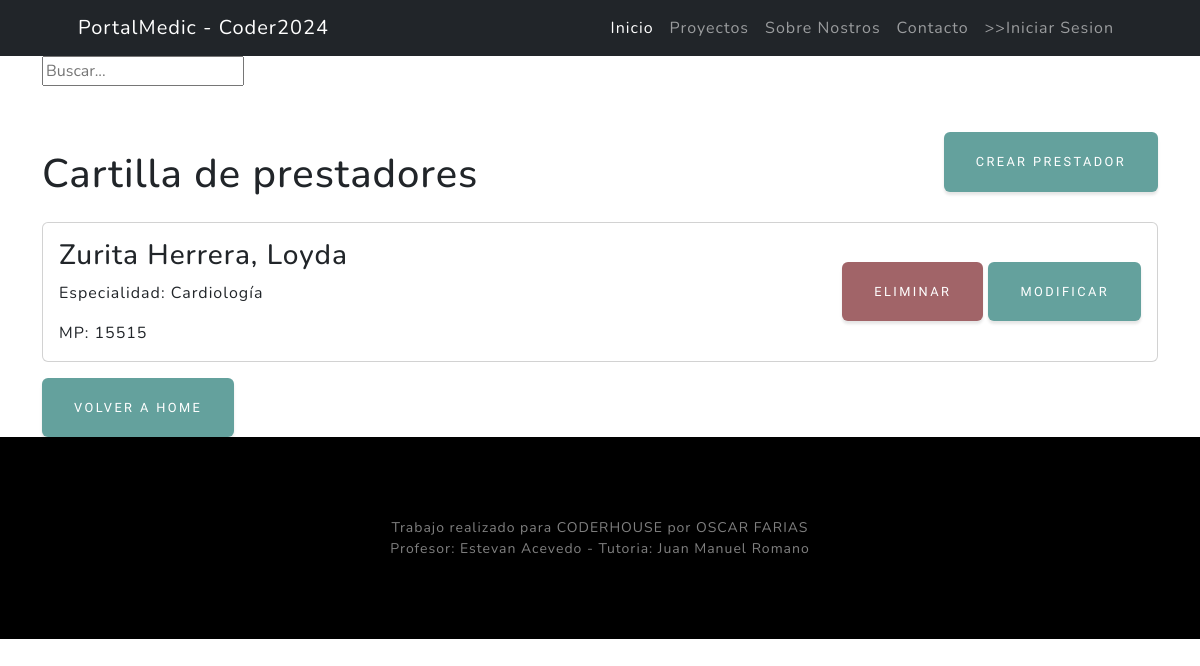
/medicos/medicos/list, run on the app's committed database.
### medicos/models.py (models this page shows, shortened)
class Medicos(models.Model):
    nombre = models.CharField(max_length=100, null=False, blank=True)
    apellido = models.CharField(max_length=100, null=False, blank=True)
    DNI = models.PositiveIntegerField(unique=True,null=True)
    nacionalidad= models.ForeignKey(Nacionalidad, on_delete=models.SET_NULL, null=True)
    matricula = models.PositiveIntegerField(unique=True, null=False, blank=False,verbose_name="Matricula Nacional")
    especialidad = models.ForeignKey(Especialidad, on_delete=models.SET_NULL, null=True)
    class Meta:
        verbose_name = "Medicos"
        verbose_name_plural = "Medicos"

class Especialidad(models.Model):
    especialidad = models.CharField(max_length=50, unique=True)
    def __str__(self) -> str:
        return self.especialidad
    class Meta:
        verbose_name = "Especialidad"
        verbose_name_plural = "Especialidades"

### medicos/views.py (the view)
# urls.py: path("medicos/list", medicos_list ,name="medicos_list"),
def medicos_list(request):
    consulta = Medicos.objects.all()
    contexto = {"medicos":consulta}
    return render(request,"medicos/medicos_list.html", contexto)

### medicos/templates/medicos/medicos_list.html (shortened to what this page needs)
{% extends 'core/base.html' %}
{% block content %}
<div class="container">
    <div class="pb-lg-3">
        <form action="{% url 'medicos:medicos_list' %}" method="get">
            <input type="text" name="busqueda" placeholder="Buscar...">
        </form>
    </div>
    <div class="d-flex justify-content-between align-items-center">
        <h1 class="mt-5 mb-4">Cartilla de prestadores</h1>
        <a href="{% url 'medicos:medicos_create'%}" class="btn btn-primary">Crear Prestador</a>
    </div>
    {% for medico in medicos %}
    <div class="card mb-3">
        <div class="card-body d-flex justify-content-between align-items-center">
            <div>
                <h3 class="card-title">{{medico.apellido}}, {{ medico.nombre }}</h3>
                <p class="card-text">Especialidad: {{ medico.especialidad }}</p>
                <p class="card-text">MP: {{ medico.matricula }}</p>
            </div>
            <div>
                <form method="post" action="{% url 'medicos:medicos_confirm_delete' pk=medico.id%}">
                    <button type="submit" class="btn btn-danger">Eliminar</button>
                <a href="{% url 'medicos:medicos_update' pk=medico.id%}" class="btn btn-primary">Modificar</a>
                </form>
            </div>
        </div>
    </div>
    {% endfor %}
    <a href="{% url 'core:index' %}" class="btn btn-primary">Volver a HOME</a>
</div>
{% endblock content %}

### data on the page
Medicos: apellido "Zurita Herrera", nombre "Loyda", especialidad "Cardiología", matricula "15515"
